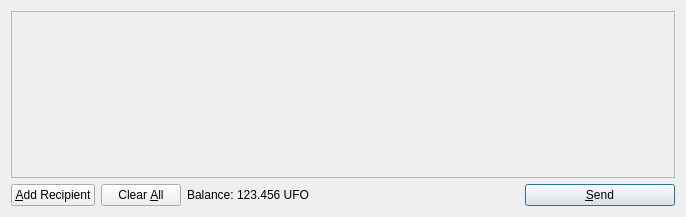
<?xml version="1.0" encoding="UTF-8"?>
<ui version="4.0">
 <class>SendCoinsDialog</class>
 <widget class="QDialog" name="SendCoinsDialog">
  <property name="geometry">
   <rect>
    <x>0</x>
    <y>0</y>
    <width>686</width>
    <height>217</height>
   </rect>
  </property>
  <property name="windowTitle">
   <string>Send Coins</string>
  </property>
  <layout class="QVBoxLayout" name="verticalLayout">
   <item>
    <widget class="QScrollArea" name="scrollArea">
     <property name="widgetResizable">
      <bool>true</bool>
     </property>
     <widget class="QWidget" name="scrollAreaWidgetContents">
      <property name="geometry">
       <rect>
        <x>0</x>
        <y>0</y>
        <width>666</width>
        <height>165</height>
       </rect>
      </property>
      <layout class="QVBoxLayout" name="verticalLayout_2">
       <property name="margin">
        <number>0</number>
       </property>
       <item>
        <layout class="QVBoxLayout" name="entries">
         <property name="spacing">
          <number>6</number>
         </property>
        </layout>
       </item>
       <item>
        <spacer name="verticalSpacer">
         <property name="orientation">
          <enum>Qt::Vertical</enum>
         </property>
         <property name="sizeHint" stdset="0">
          <size>
           <width>20</width>
           <height>40</height>
          </size>
         </property>
        </spacer>
       </item>
      </layout>
     </widget>
    </widget>
   </item>
   <item>
    <layout class="QHBoxLayout" name="horizontalLayout">
     <item>
      <widget class="QPushButton" name="addButton">
       <property name="toolTip">
        <string>Send to multiple recipients at once</string>
       </property>
       <property name="text">
        <string>&amp;Add Recipient</string>
       </property>
       <property name="icon">
        <iconset resource="../bitcoin.qrc">
         <normaloff>:/icons/add</normaloff>:/icons/add</iconset>
       </property>
       <property name="autoDefault">
        <bool>false</bool>
       </property>
      </widget>
     </item>
     <item>
      <widget class="QPushButton" name="clearButton">
       <property name="sizePolicy">
        <sizepolicy hsizetype="Minimum" vsizetype="Fixed">
         <horstretch>0</horstretch>
         <verstretch>0</verstretch>
        </sizepolicy>
       </property>
       <property name="toolTip">
        <string>Remove all transaction fields</string>
       </property>
       <property name="text">
        <string>Clear &amp;All</string>
       </property>
       <property name="icon">
        <iconset resource="../bitcoin.qrc">
         <normaloff>:/icons/remove</normaloff>:/icons/remove</iconset>
       </property>
       <property name="autoRepeatDelay">
        <number>300</number>
       </property>
       <property name="autoDefault">
        <bool>false</bool>
       </property>
      </widget>
     </item>
     <item>
      <layout class="QHBoxLayout" name="horizontalLayout_2">
       <property name="spacing">
        <number>3</number>
       </property>
       <item>
        <widget class="QLabel" name="label">
         <property name="text">
          <string>Balance:</string>
         </property>
        </widget>
       </item>
       <item>
        <widget class="QLabel" name="labelBalance">
         <property name="cursor">
          <cursorShape>IBeamCursor</cursorShape>
         </property>
         <property name="text">
          <string>123.456 UFO</string>
         </property>
         <property name="textInteractionFlags">
          <set>Qt::LinksAccessibleByMouse|Qt::TextSelectableByKeyboard|Qt::TextSelectableByMouse</set>
         </property>
        </widget>
       </item>
      </layout>
     </item>
     <item>
      <spacer name="horizontalSpacer">
       <property name="orientation">
        <enum>Qt::Horizontal</enum>
       </property>
       <property name="sizeHint" stdset="0">
        <size>
         <width>40</width>
         <height>20</height>
        </size>
       </property>
      </spacer>
     </item>
     <item>
      <widget class="QPushButton" name="sendButton">
       <property name="minimumSize">
        <size>
         <width>150</width>
         <height>0</height>
        </size>
       </property>
       <property name="toolTip">
        <string>Confirm the send action</string>
       </property>
       <property name="text">
        <string>&amp;Send</string>
       </property>
       <property name="icon">
        <iconset resource="../bitcoin.qrc">
         <normaloff>:/icons/send</normaloff>:/icons/send</iconset>
       </property>
       <property name="default">
        <bool>true</bool>
       </property>
      </widget>
     </item>
    </layout>
   </item>
  </layout>
 </widget>
 <resources>
  <include location="../bitcoin.qrc"/>
 </resources>
 <connections/>
</ui>
